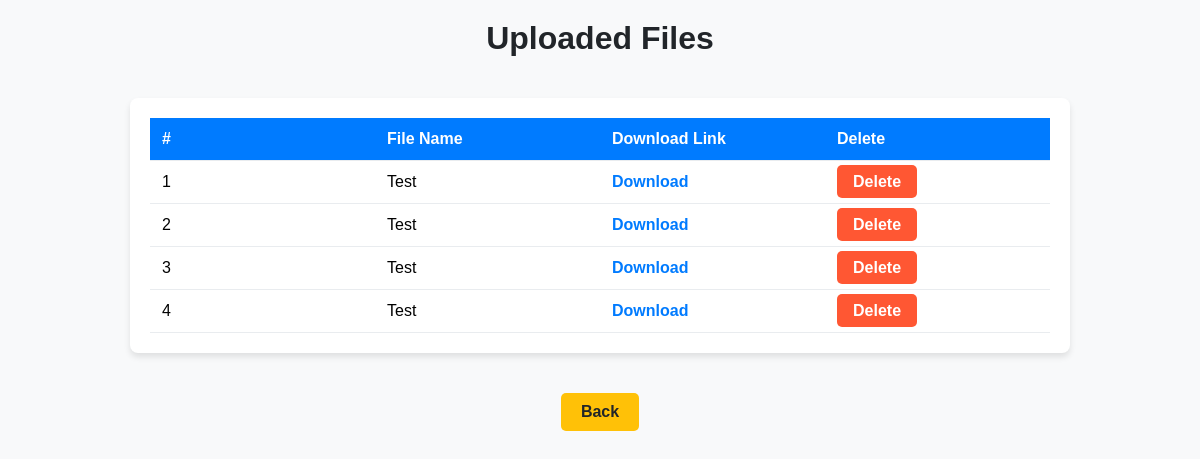
/list/, run on an earlier commit of the app's database.
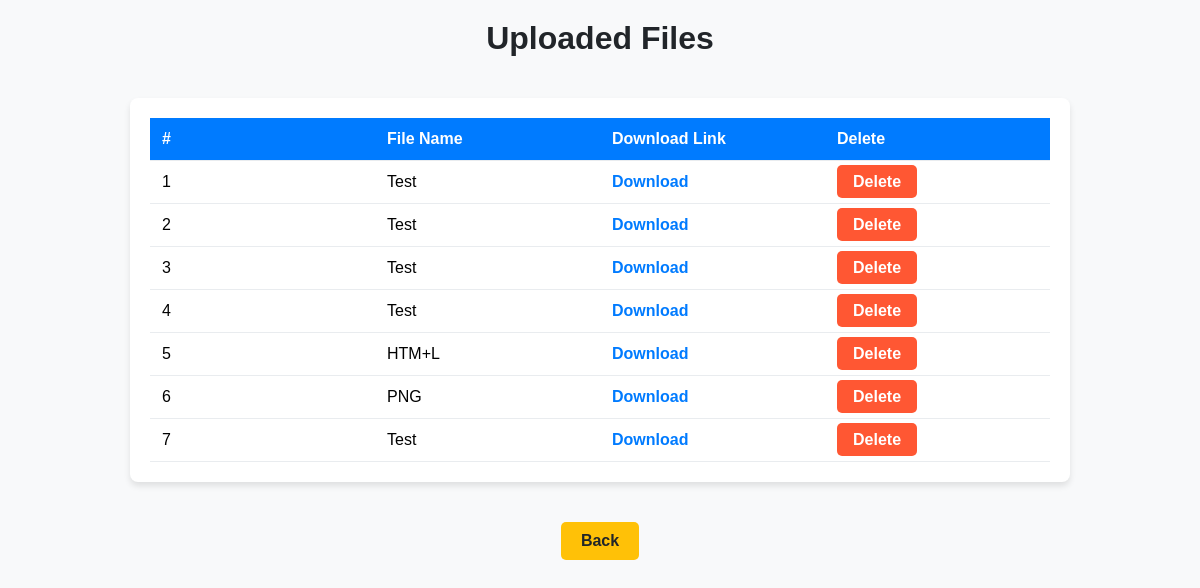
And on a later commit of the database.
### FileUploadSystemApp/models.py (models this page shows, shortened)
class file_upload(models.Model):
    id = models.AutoField(primary_key=True)
    file_name = models.CharField(max_length=255)
    my_file = models.BinaryField()

### FileUploadSystemApp/views.py (the view)
# urls.py: path('list/', views.show_data, name='show_data'),
def show_data(request):
    all_data = file_upload.objects.all()
    context = {
        'data': all_data
    }
    return render(request, 'FileUploadSystemApp/list.html', context)

### FileUploadSystemApp/templates/FileUploadSystemApp/list.html (shortened to what this page needs)
<!DOCTYPE html>
<html lang="en">
<head>
</head>
<body>
    <h1>Uploaded Files</h1>
    <div class="table-container">
        <table>
            <thead>
                <tr>
                    <th>#</th>
                    <th>File Name</th>
                    <th>Download Link</th>
                    <th>Delete</th>
                </tr>
            </thead>
            <tbody>
                {% for d in data %}
                <tr>
                    <td>{{ forloop.counter }}</td>
                    <td>{{ d.file_name }}</td>
                    <td><a href="{% url 'download_file' file_id=d.id %}" class="list_link">Download</a></td>
                    <td><a href="{% url 'delete_file' file_id=d.id %}" class="delete_link" onclick="return confirm('Are you sure you want to delete this file?')">Delete</a></td>
                </tr>
                {% endfor %}
            </tbody>
        </table>
    </div>
    <a class="link_index" href="{% url 'index' %}">Back</a>
</body>
</html>

### FileUploadSystemApp/templates/FileUploadSystemApp/list.html (style rules this page uses)
body { font-family: Arial, sans-serif; background-color: #f8f9fa; margin: 0; padding: 0; display: flex; flex-direction: column; align-items: center; }
h1 { margin-top: 20px; color: #212529; font-size: 2rem; text-align: center; }
.table-container { max-width: 900px; width: 100%; background-color: #fff; padding: 20px; margin: 20px auto; border-radius: 8px; box-shadow: 0 4px 6px rgba(0, 0, 0, 0.1); overflow-x: auto; }
table { width: 100%; border-collapse: collapse; table-layout: fixed; }
th, td { padding: 12px; text-align: left; border-bottom: 1px solid #e9ecef; word-wrap: break-word; }
th { background-color: #007bff; color: #fff; }
.list_link { color: #007bff; text-decoration: none; font-weight: bold; transition: color 0.3s ease; }
.delete_link { color: white; background-color: #FF5733; padding: 8px 16px; border-radius: 5px; text-decoration: none; font-weight: bold; transition: background-color 0.3s ease; }
.link_index { display: inline-block; margin-top: 20px; padding: 10px 20px; background-color: #ffc107; color: #212529; text-decoration: none; font-weight: bold; border-radius: 5px; transition: background-color 0.3s ease, color 0.3s ease; }

What changed in the data, as far as the page shows it:
added file_upload: file_name "HTM+L"
added file_upload: file_name "PNG"
added file_upload: file_name "Test"
